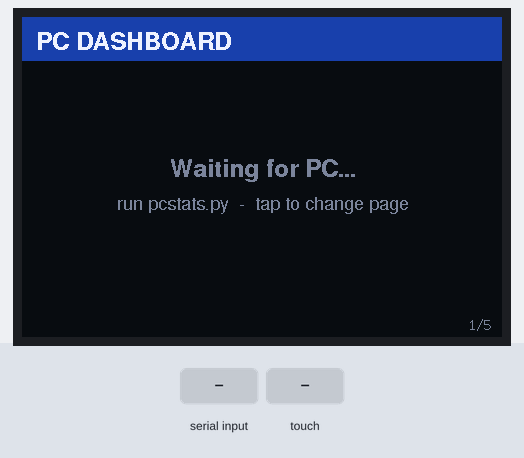
Recording of a sketch running on a simulated ESP32. On the bench: 480×320 colour display. Inputs (shaded band) come from the test bench.

Above: at 1.5 s.
1.6 s: "CPU:\n" received over Serial
At 2.9 s:
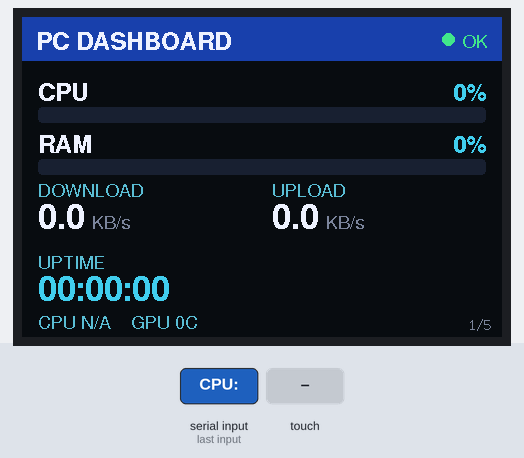
3.3 s: screen touched at 13 % across, 10 % down
At 4.1 s:
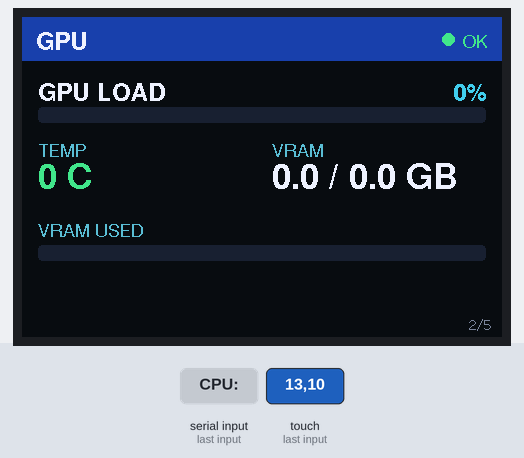
5.0 s: screen touched at 38 % across, 10 % down
At 6.4 s:
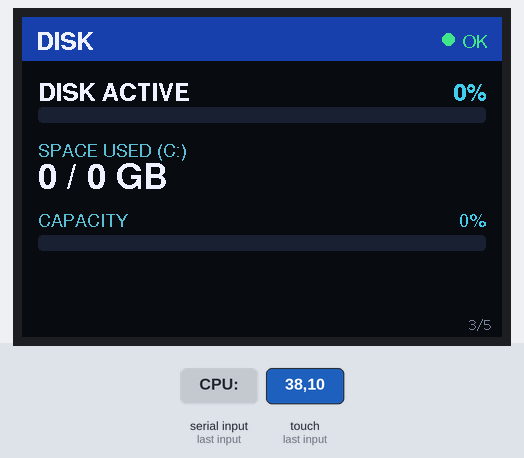
6.7 s: screen touched at 62 % across, 10 % down
At 7.6 s:
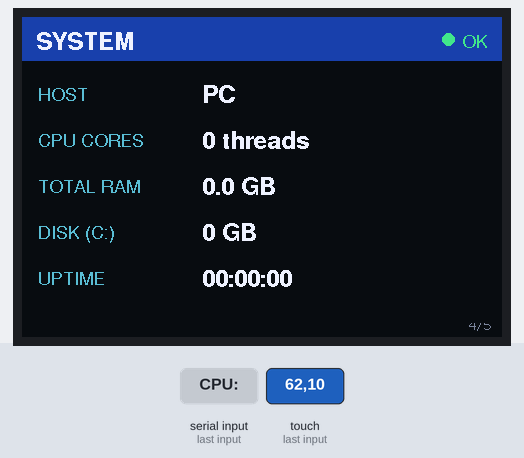
8.5 s: screen touched at 87 % across, 10 % down
At 9.9 s:
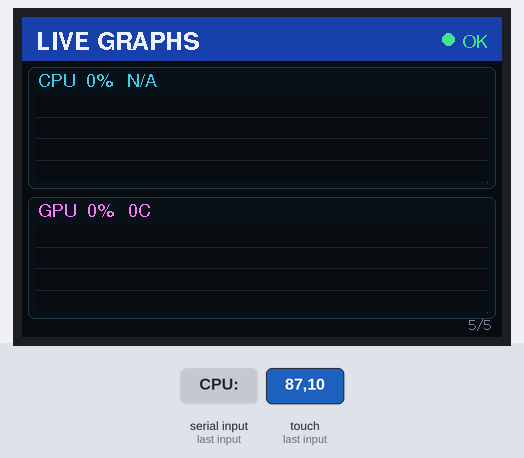
10.3 s: "CPU:\n" received over Serial
Timing chart, 0 to 13.0 s (numbered marks = the images above; inputs shaded):
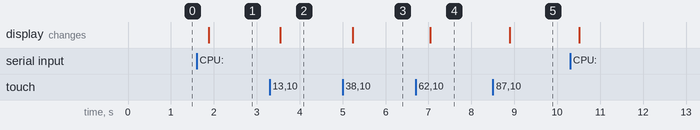

Measured:
- after the input at 1.6 s, the display: changes after 0.28 s (image 1)
- after the input at 3.3 s, the display: changes after 0.25 s (image 2)
- after the input at 5.0 s, the display: changes after 0.24 s (image 3)
- after the input at 6.7 s, the display: changes after 0.34 s (image 4)
- after the input at 8.5 s, the display: changes after 0.40 s (image 5)

The sketch:

pcstats_sc01.ino
```cpp
/*
 * PC DASHBOARD - WT32-SC01 (classic ESP32 + ST7796 480x320, LovyanGFX).
 * Clean 4-page UI (tap screen to change page). Fed by pcstats.py over USB serial.
 *   1/4 CPU+RAM+NET+UPTIME   2/4 GPU   3/4 DISK   4/4 SYSTEM
 */
#define LGFX_USE_V1
#include <LovyanGFX.hpp>

class LGFX : public lgfx::LGFX_Device {
  lgfx::Panel_ST7796 _panel; lgfx::Bus_SPI _bus; lgfx::Light_PWM _light; lgfx::Touch_FT5x06 _touch;
public:
  LGFX(void) {
    { auto c = _bus.config(); c.spi_host = HSPI_HOST; c.spi_mode = 0; c.freq_write = 55000000; c.freq_read = 16000000;
      c.spi_3wire = false; c.use_lock = true; c.dma_channel = SPI_DMA_CH_AUTO;
      c.pin_sclk = 14; c.pin_mosi = 13; c.pin_miso = -1; c.pin_dc = 21; _bus.config(c); _panel.setBus(&_bus); }
    { auto c = _panel.config(); c.pin_cs = 15; c.pin_rst = 22; c.pin_busy = -1;
      c.memory_width = 320; c.memory_height = 480; c.panel_width = 320; c.panel_height = 480;
      c.offset_rotation = 0; c.dummy_read_pixel = 8; c.dummy_read_bits = 1;
      c.readable = true; c.invert = false; c.rgb_order = false; c.dlen_16bit = false; c.bus_shared = true; _panel.config(c); }
    { auto c = _light.config(); c.pin_bl = 23; c.freq = 44100; c.pwm_channel = 7; _light.config(c); _panel.setLight(&_light); }
    { auto c = _touch.config(); c.x_min = 0; c.x_max = 319; c.y_min = 0; c.y_max = 479; c.pin_int = -1; c.bus_shared = true;
      c.offset_rotation = 0; c.i2c_port = 1; c.i2c_addr = 0x38; c.pin_sda = 18; c.pin_scl = 19; c.freq = 400000;
      _touch.config(c); _panel.setTouch(&_touch); }
    setPanel(&_panel);
  }
};
LGFX tft;

#define RGB(r,g,b) ((uint16_t)((((r)&0xF8)<<8)|(((g)&0xFC)<<3)|((b)>>3)))
const uint16_t BG=RGB(9,12,20), TITLE=RGB(28,66,170), TRACK=RGB(28,34,52), FILL=RGB(46,104,224),
               CYAN=RGB(64,206,236), WHITE=RGB(235,240,248), GREY=RGB(120,135,155),
               GREEN=RGB(70,230,140), YELL=RGB(255,205,70), RED=RGB(248,70,70), TEAL=RGB(90,190,210),
               MAG=RGB(255,120,255);

#define F_TITLE &fonts::FreeSansBold12pt7b
#define F_LABEL &fonts::FreeSansBold12pt7b
#define F_BIG   &fonts::FreeSansBold18pt7b
#define F_SMALL &fonts::FreeSans9pt7b
#define F_PG    &fonts::Font2

int cpu=0, ram=0, gpu=0, gtemp=0, ctemp=0, disk=0, cores=0, upt=0;
float ru=0, rt=0, gu=0, gtot=0, dmb=0, umb=0; int du=0, dtt=0;
String host="PC", buf;
int page=1; bool haveData=false; bool wasTouch=false;

#define GW 452
uint8_t cpuH[GW], gpuH[GW]; int hCount=0, hHead=0;
void pushHist(int c,int g){ cpuH[hHead]=constrain(c,0,100); gpuH[hHead]=constrain(g,0,100); hHead=(hHead+1)%GW; if(hCount<GW)hCount++; }

uint16_t loadColor(int p){ return p<60?GREEN : p<85?YELL : RED; }
bool alertOn(){ return cpu>=90 || ram>=90 || gtemp>=82 || disk>=97; }

void uptimeStr(char* b, size_t n){
  int d=upt/86400, h=(upt%86400)/3600, m=(upt%3600)/60, s=upt%60;
  if(d>0) snprintf(b,n,"%dd %02d:%02d",d,h,m); else snprintf(b,n,"%02d:%02d:%02d",h,m,s);
}

void titleBar(const char* t){
  tft.fillRect(0,0,480,44,TITLE);
  tft.setFont(F_TITLE); tft.setTextColor(WHITE,TITLE);
  tft.setTextDatum(textdatum_t::middle_left); tft.drawString(t,14,23);
}
void drawAlert(){
  tft.fillRect(330,0,150,44,TITLE);
  bool a=alertOn(); uint16_t c=a?RED:GREEN; const char* s=a?"ALERT":"OK";
  tft.setFont(F_SMALL); tft.setTextColor(c,TITLE);
  tft.setTextDatum(textdatum_t::middle_right); int tw=tft.textWidth(s);
  tft.drawString(s,466,23); tft.fillCircle(466-tw-14,22,6,c);
}
void pageNum(){
  char s[8]; snprintf(s,sizeof(s),"%d/5",page);
  tft.setFont(F_PG); tft.setTextColor(GREY,BG);
  tft.setTextDatum(textdatum_t::bottom_right); tft.drawString(s,470,316);
}
void bar(int x,int y,int w,int h,int pct){
  tft.fillRoundRect(x,y,w,h,4,TRACK);
  int fw=w*constrain(pct,0,100)/100; if(fw>6) tft.fillRoundRect(x,y,fw,h,4,FILL);
}
// label (left) + value% (right) + bar below
void barRow(int y,const char* label,int pct){
  tft.setFont(F_LABEL); tft.setTextColor(WHITE,BG);
  tft.setTextDatum(textdatum_t::middle_left); tft.drawString(label,16,y);
  char v[8]; snprintf(v,sizeof(v),"%d%%",pct);
  tft.fillRect(360,y-14,104,28,BG);
  tft.setTextColor(CYAN,BG); tft.setTextDatum(textdatum_t::middle_right); tft.drawString(v,464,y);
  bar(16,y+16,448,16,pct);
}
// small cyan label + big value (+ optional unit)
void bigField(int x,int y,const char* label,const char* val,const char* unit,uint16_t vc,int clrW){
  tft.setFont(F_SMALL); tft.setTextColor(TEAL,BG);
  tft.setTextDatum(textdatum_t::top_left); tft.drawString(label,x,y);
  tft.fillRect(x,y+18,clrW,32,BG);
  tft.setFont(F_BIG); tft.setTextColor(vc,BG);
  tft.setTextDatum(textdatum_t::top_left); tft.drawString(val,x,y+20);
  if(unit && unit[0]){ int nw=tft.textWidth(val); tft.setFont(F_SMALL); tft.setTextColor(GREY,BG); tft.drawString(unit,x+nw+8,y+32); }
}

void drawGraph(int cx,int cy,int cw,int ch,const char* label,uint16_t accent,uint8_t* hist){
  const uint16_t pbg=RGB(14,18,28);
  tft.fillRoundRect(cx,cy,cw,ch,6,pbg); tft.drawRoundRect(cx,cy,cw,ch,6,RGB(40,52,70));
  tft.setFont(F_SMALL); tft.setTextColor(accent,pbg);
  tft.setTextDatum(textdatum_t::top_left); tft.drawString(label,cx+10,cy+6);
  int gx=cx+8, gy=cy+28, gw=GW, gh=ch-36;
  tft.fillRect(gx,gy,gw,gh,RGB(10,13,20));
  for(int p=25;p<100;p+=25){ int yy=gy+gh-(gh*p/100); tft.drawFastHLine(gx,yy,gw,RGB(30,40,54)); }
  uint16_t dim=(accent>>1)&0x7BEF;
  int n=hCount, start=(hHead-n+GW)%GW, x0=gx+(GW-n), px=0,py=0;
  for(int j=0;j<n;j++){ int val=hist[(start+j)%GW]; int x=x0+j; int yv=gy+gh-(gh*val/100);
    tft.drawFastVLine(x,yv+1,gy+gh-yv-1,dim);
    if(j>0) tft.drawLine(px,py,x,yv,accent); px=x; py=yv; }
}

// ---------- pages ----------
void pageStatic(int p){
  tft.fillScreen(BG);
  const char* t = p==1?"PC DASHBOARD" : p==2?"GPU" : p==3?"DISK" : p==4?"SYSTEM" : "LIVE GRAPHS";
  titleBar(t); pageNum();
}
void updatePage(int p){
  char a[24], b[24];
  drawAlert();
  if(p==1){
    barRow(74,"CPU",cpu);
    barRow(126,"RAM",ram);
    snprintf(a,sizeof(a),"%.1f",dmb); bigField(16,166,"DOWNLOAD",a,"KB/s",WHITE,210);
    snprintf(b,sizeof(b),"%.1f",umb); bigField(250,166,"UPLOAD",b,"KB/s",WHITE,210);
    char u[16]; uptimeStr(u,sizeof(u)); bigField(16,238,"UPTIME",u,"",CYAN,300);
    char ct[10]; if(ctemp>0) snprintf(ct,sizeof(ct),"%dC",ctemp); else snprintf(ct,sizeof(ct),"N/A");
    char tp[32]; snprintf(tp,sizeof(tp),"CPU %s    GPU %dC",ct,gtemp);
    tft.fillRect(0,296,330,22,BG);
    tft.setFont(F_SMALL); tft.setTextColor((ctemp>=85||gtemp>=85)?RED:TEAL,BG);
    tft.setTextDatum(textdatum_t::top_left); tft.drawString(tp,16,298);
  } else if(p==2){
    barRow(74,"GPU LOAD",gpu);
    snprintf(a,sizeof(a),"%d C",gtemp); bigField(16,126,"TEMP",a,"",loadColor(gtemp>100?100:gtemp),200);
    snprintf(b,sizeof(b),"%.1f / %.1f GB",gu,gtot); bigField(250,126,"VRAM",b,"",WHITE,220);
    int vp = gtot>0 ? (int)(gu/gtot*100) : 0;
    tft.setFont(F_SMALL); tft.setTextColor(TEAL,BG); tft.setTextDatum(textdatum_t::top_left); tft.drawString("VRAM USED",16,206);
    bar(16,228,448,16,vp);
  } else if(p==3){
    barRow(74,"DISK ACTIVE",disk);
    snprintf(a,sizeof(a),"%d / %d GB",du,dtt); bigField(16,126,"SPACE USED (C:)",a,"",WHITE,300);
    int sp = dtt>0 ? (int)((long)du*100/dtt) : 0;
    tft.setFont(F_SMALL); tft.setTextColor(TEAL,BG); tft.setTextDatum(textdatum_t::top_left); tft.drawString("CAPACITY",16,196);
    bar(16,218,448,16,sp);
    char spv[8]; snprintf(spv,sizeof(spv),"%d%%",sp);
    tft.fillRect(360,190,104,24,BG); tft.setTextColor(CYAN,BG); tft.setTextDatum(textdatum_t::top_right); tft.drawString(spv,464,196);
  } else if(p==4){
    tft.fillRect(0,56,480,250,BG);
    tft.setTextDatum(textdatum_t::top_left);
    struct { const char* k; char v[24]; } rows[5];
    snprintf(rows[0].v,24,"%s",host.c_str()); rows[0].k="HOST";
    snprintf(rows[1].v,24,"%d threads",cores); rows[1].k="CPU CORES";
    snprintf(rows[2].v,24,"%.1f GB",rt); rows[2].k="TOTAL RAM";
    snprintf(rows[3].v,24,"%d GB",dtt); rows[3].k="DISK (C:)";
    char u[16]; uptimeStr(u,sizeof(u)); snprintf(rows[4].v,24,"%s",u); rows[4].k="UPTIME";
    int y=70;
    for(int i=0;i<5;i++){
      tft.setFont(F_SMALL); tft.setTextColor(TEAL,BG); tft.drawString(rows[i].k,16,y);
      tft.setFont(F_LABEL); tft.setTextColor(WHITE,BG); tft.drawString(rows[i].v,180,y-2);
      y+=46;
    }
  } else if(p==5){
    char l1[28], l2[28], c1[10];
    if(ctemp>0) snprintf(c1,sizeof(c1),"%dC",ctemp); else snprintf(c1,sizeof(c1),"N/A");
    snprintf(l1,sizeof(l1),"CPU  %d%%   %s",cpu,c1);
    snprintf(l2,sizeof(l2),"GPU  %d%%   %dC",gpu,gtemp);
    drawGraph(6,50,468,122,l1,CYAN,cpuH);
    drawGraph(6,180,468,122,l2,MAG,gpuH);
  }
}

String getVal(const String& l, const char* k){
  String key=String(k)+":"; int i=l.indexOf(key); if(i<0) return "";
  i+=key.length(); int j=l.indexOf(';',i); if(j<0) j=l.length(); return l.substring(i,j);
}
void parseLine(const String& l){
  if(l.indexOf("CPU:")<0) return;
  cpu=getVal(l,"CPU").toInt(); ram=getVal(l,"RAM").toInt();
  ru=getVal(l,"RU").toFloat(); rt=getVal(l,"RT").toFloat();
  gpu=getVal(l,"GPU").toInt(); gu=getVal(l,"GU").toFloat(); gtot=getVal(l,"GT").toFloat(); gtemp=getVal(l,"GTP").toInt();
  ctemp=getVal(l,"CTP").toInt();
  disk=getVal(l,"DSK").toInt(); du=getVal(l,"DU").toInt(); dtt=getVal(l,"DT").toInt();
  dmb=getVal(l,"DKB").toFloat(); umb=getVal(l,"UKB").toFloat();
  upt=getVal(l,"UPT").toInt(); cores=getVal(l,"CORES").toInt();
  String h=getVal(l,"HOST"); if(h.length()) host=h;
  pushHist(cpu,gpu);
  if(!haveData){ haveData=true; pageStatic(page); }
  updatePage(page);
}

void setup(){
  Serial.begin(115200);
  tft.init(); tft.setRotation(1); tft.setBrightness(210);
  pageStatic(1);
  tft.setFont(F_LABEL); tft.setTextColor(GREY,BG); tft.setTextDatum(textdatum_t::middle_center);
  tft.drawString("Waiting for PC...",240,150);
  tft.setFont(F_SMALL); tft.drawString("run pcstats.py  -  tap to change page",240,185);
}

void loop(){
  while(Serial.available()){
    char c=Serial.read();
    if(c=='\n'){ parseLine(buf); buf=""; }
    else if(c!='\r' && buf.length()<340) buf+=c;
  }
  int32_t tx,ty;
  if(tft.getTouch(&tx,&ty)){
    if(!wasTouch){ wasTouch=true; page=(page%5)+1; pageStatic(page); if(haveData) updatePage(page); }
  } else wasTouch=false;
}
```
